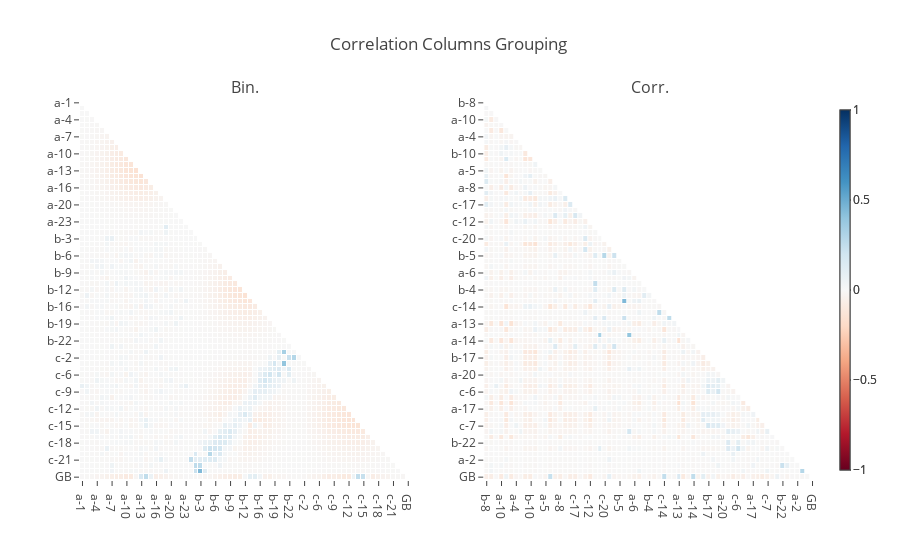

Notebook source saved alongside this figure:
### Markdown cell above
## <span style='color:brown'>Defult class<span style='color:brown'>

### Code cell
plot_corr_column_grouping(gd_corr)

### Figure 1 — Plotly figure (JSON) as saved in the notebook; plotly's stock layout.template omitted (floating-point values rounded to 4 significant figures; data arrays with more than 128 entries replaced by an {"elided": "..."} marker saying what was removed)
{"data": [{"colorbar": {"thickness": 10, "ticklen": 1, "x": 1.02, "y": 0.5}, "colorscale": [[0, "rgb(103,0,31)"], [0.1, "rgb(178,24,43)"], [0.2, "rgb(214,96,77)"], [0.3, "rgb(244,165,130)"], [0.4, "rgb(253,219,199)"], [0.5, "rgb(247,247,247)"], [0.6, "rgb(209,229,240)"], [0.7, "rgb(146,197,222)"], [0.8, "rgb(67,147,195)"], [0.9, "rgb(33,102,172)"], [1, "rgb(5,48,97)"]], "hoverinfo": "text", "hovertext": {"elided": "67x67 str values"}, "text": {"elided": "67x67 str values"}, "texttemplate": "%{text}", "type": "heatmap", "x": ["a-1", "a-2", "a-3", "a-4", "a-5", "a-6", "a-7", "a-8", "a-9", "a-10", "a-11", "a-12", "a-13", "a-14", "a-15", "a-16", "a-17", "a-18", "a-20", "a-21", "a-22", "a-23", "b-1", "b-2", "b-3", "b-4", "b-5", "b-6", "b-7", "b-8", "b-9", "b-10", "b-11", "b-12", "b-13", "b-15", "b-16", "b-17", "b-18", "b-19", "b-20", "b-21", "b-22", "b-23", "c-1", "c-2", "c-4", "c-5", "c-6", "c-7", "c-8", "c-9", "c-10", "c-11", "c-12", "c-13", "c-14", "c-15", "c-16", "c-17", "c-18", "c-19", "c-20", "c-21", "c-22", "c-23", "GB"], "xaxis": "x", "xgap": 1, "y": ["a-1", "a-2", "a-3", "a-4", "a-5", "a-6", "a-7", "a-8", "a-9", "a-10", "a-11", "a-12", "a-13", "a-14", "a-15", "a-16", "a-17", "a-18", "a-20", "a-21", "a-22", "a-23", "b-1", "b-2", "b-3", "b-4", "b-5", "b-6", "b-7", "b-8", "b-9", "b-10", "b-11", "b-12", "b-13", "b-15", "b-16", "b-17", "b-18", "b-19", "b-20", "b-21", "b-22", "b-23", "c-1", "c-2", "c-4", "c-5", "c-6", "c-7", "c-8", "c-9", "c-10", "c-11", "c-12", "c-13", "c-14", "c-15", "c-16", "c-17", "c-18", "c-19", "c-20", "c-21", "c-22", "c-23", "GB"], "yaxis": "y", "ygap": 1, "z": {"elided": "67 rows, 2211 float values in total"}, "zmax": 1, "zmin": -1}, {"colorbar": {"thickness": 10, "ticklen": 1, "x": 1.02, "y": 0.5}, "colorscale": [[0, "rgb(103,0,31)"], [0.1, "rgb(178,24,43)"], [0.2, "rgb(214,96,77)"], [0.3, "rgb(244,165,130)"], [0.4, "rgb(253,219,199)"], [0.5, "rgb(247,247,247)"], [0.6, "rgb(209,229,240)"], [0.7, "rgb(146,197,222)"], [0.8, "rgb(67,147,195)"], [0.9, "rgb(33,102,172)"], [1, "rgb(5,48,97)"]], "hoverinfo": "text", "hovertext": {"elided": "67x67 str values"}, "text": {"elided": "67x67 str values"}, "texttemplate": "%{text}", "type": "heatmap", "x": ["b-8", "a-9", "a-1", "a-10", "c-13", "a-11", "a-4", "a-21", "b-11", "b-10", "b-12", "a-22", "a-5", "c-15", "c-18", "a-8", "c-16", "b-9", "c-17", "a-3", "b-7", "c-12", "c-21", "c-1", "c-20", "b-13", "c-19", "b-5", "c-23", "c-4", "a-6", "a-7", "b-1", "b-4", "a-18", "b-3", "c-14", "c-22", "b-2", "a-13", "c-11", "b-21", "a-14", "b-6", "b-15", "b-17", "b-16", "b-18", "a-20", "c-5", "c-8", "c-6", "a-16", "a-12", "a-17", "c-9", "c-10", "c-7", "b-19", "a-15", "b-22", "b-20", "a-23", "a-2", "c-2", "b-23", "GB"], "xaxis": "x2", "xgap": 1, "y": ["b-8", "a-9", "a-1", "a-10", "c-13", "a-11", "a-4", "a-21", "b-11", "b-10", "b-12", "a-22", "a-5", "c-15", "c-18", "a-8", "c-16", "b-9", "c-17", "a-3", "b-7", "c-12", "c-21", "c-1", "c-20", "b-13", "c-19", "b-5", "c-23", "c-4", "a-6", "a-7", "b-1", "b-4", "a-18", "b-3", "c-14", "c-22", "b-2", "a-13", "c-11", "b-21", "a-14", "b-6", "b-15", "b-17", "b-16", "b-18", "a-20", "c-5", "c-8", "c-6", "a-16", "a-12", "a-17", "c-9", "c-10", "c-7", "b-19", "a-15", "b-22", "b-20", "a-23", "a-2", "c-2", "b-23", "GB"], "yaxis": "y2", "ygap": 1, "z": {"elided": "67 rows, 2211 float values in total"}, "zmax": 1, "zmin": -1}], "layout": {"annotations": [{"font": {"size": 16}, "showarrow": false, "text": "Bin.", "x": 0.225, "xanchor": "center", "xref": "paper", "y": 1, "yanchor": "bottom", "yref": "paper"}, {"font": {"size": 16}, "showarrow": false, "text": "Corr.", "x": 0.775, "xanchor": "center", "xref": "paper", "y": 1, "yanchor": "bottom", "yref": "paper"}], "autosize": true, "title": {"text": " Correlation Columns Grouping <br><sup>  </sup> ", "x": 0.5}, "xaxis": {"anchor": "y", "autorange": true, "domain": [0, 0.45], "range": [-0.5, 66.5], "showgrid": false, "type": "category"}, "xaxis2": {"anchor": "y2", "autorange": true, "domain": [0.55, 1], "range": [-0.5, 66.5], "showgrid": false, "type": "category"}, "yaxis": {"anchor": "x", "autorange": true, "domain": [0, 1], "range": [66.5, -0.5], "showgrid": false, "type": "category"}, "yaxis2": {"anchor": "x2", "autorange": true, "domain": [0, 1], "range": [66.5, -0.5], "showgrid": false, "type": "category"}}}
